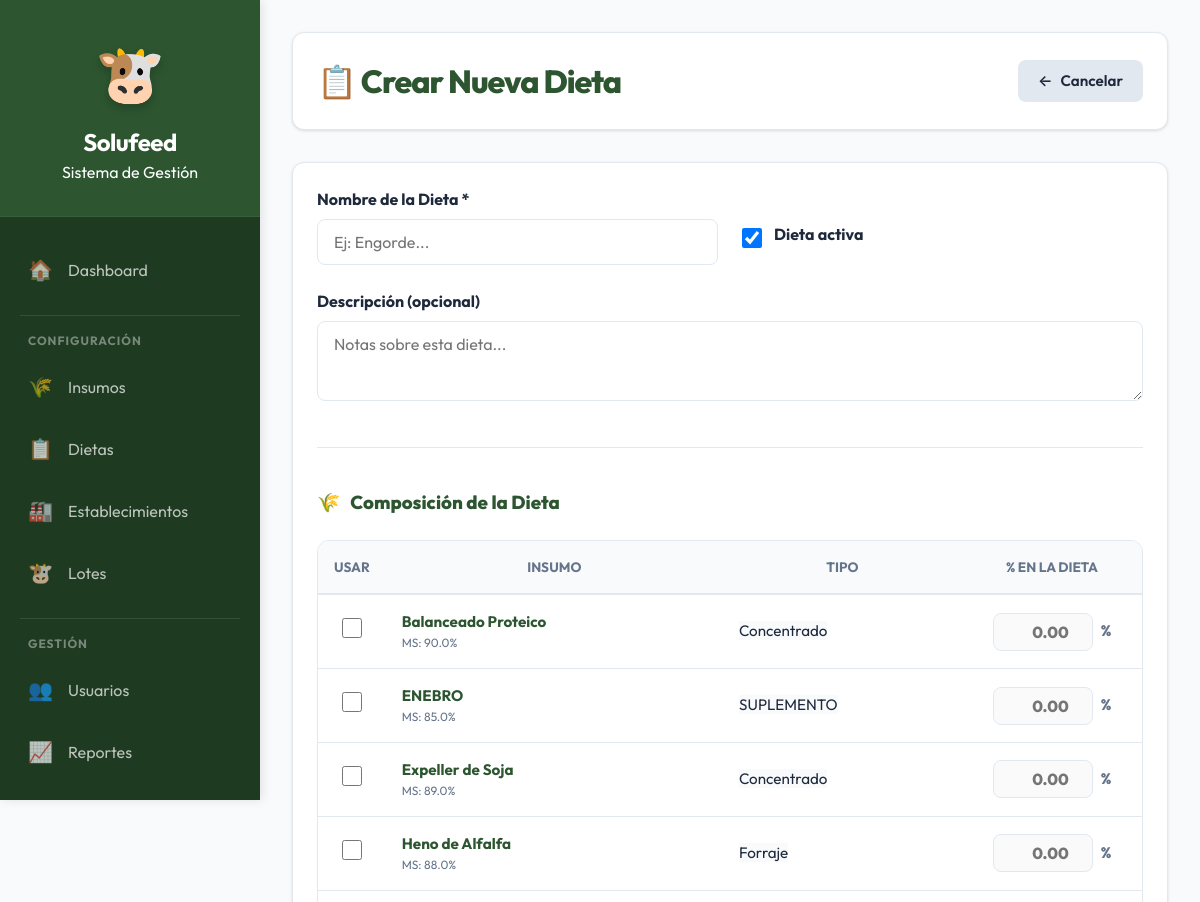
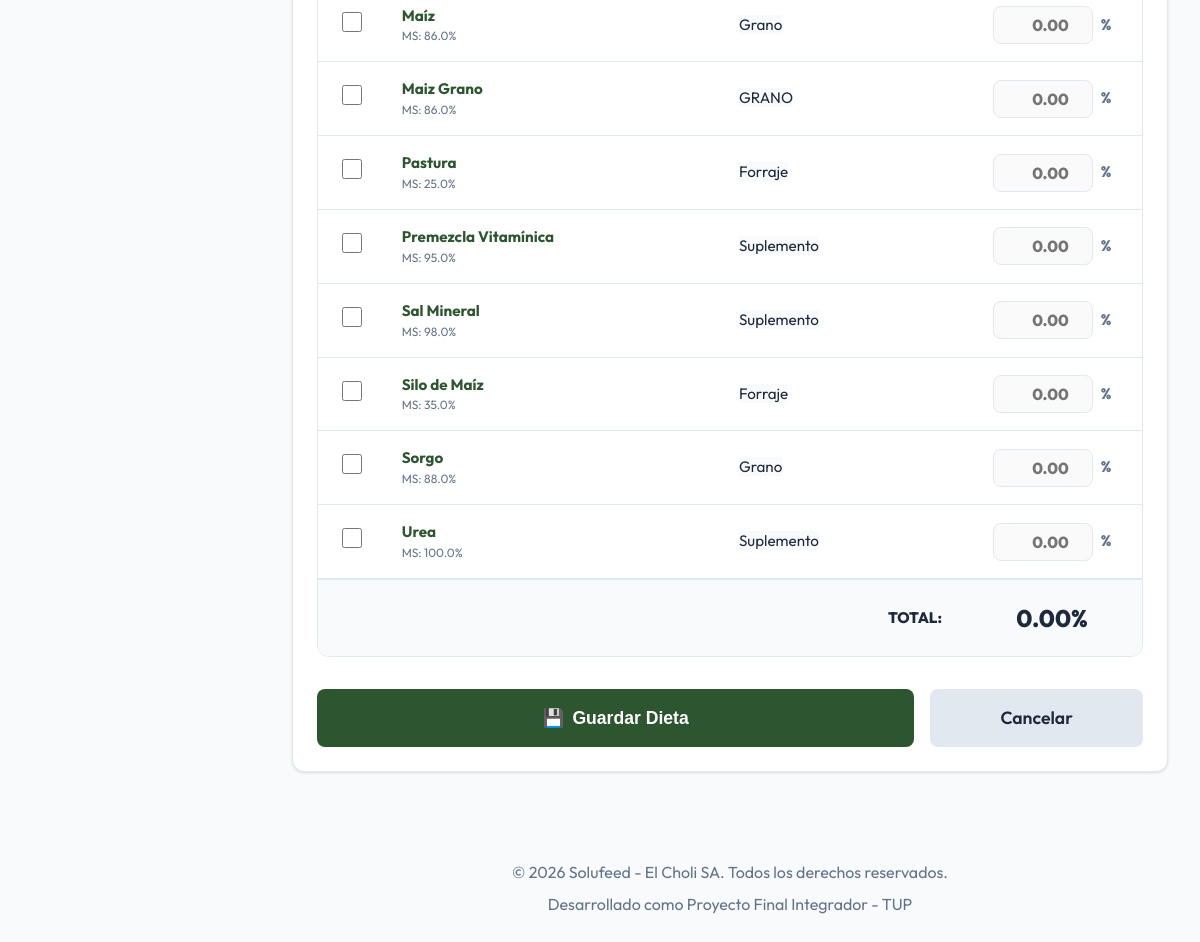
Screenshot of /solufeed/admin/dietas/crear.php (signed in) with the database file from the repository (2 pictures, top to bottom).
### tables this page shows
CREATE TABLE `insumo` (
  `id_insumo` int(11) NOT NULL,
  `nombre` varchar(100) NOT NULL,
  `tipo` varchar(50) DEFAULT NULL,
  `costo_kg` decimal(12,4) DEFAULT NULL,
  `porcentaje_ms` decimal(5,2) NOT NULL,
  `activo` tinyint(1) NOT NULL DEFAULT 1,
  `fecha_creacion` datetime NOT NULL,
  `fecha_actualizacion` datetime DEFAULT NULL
);

### solufeed/admin/dietas/crear.php (the view, shortened to what this page needs)
<?php
$db = getConnection();
try {
    $stmt = $db->query("SELECT id_insumo, nombre, tipo, porcentaje_ms FROM insumo WHERE activo = 1 ORDER BY nombre ASC");
    $insumos_disponibles = $stmt->fetchAll();
} catch (PDOException $e) {
    log_event('ERROR', 'DIETA_GET_INSUMOS_FAILED', ['error' => $e->getMessage()]);
    die('Error al obtener insumos. Contacte soporte.');
}
include '../../includes/header.php';
?>
<div class="page-header">
    <h1 style="font-weight: 800; color: var(--primary); margin: 0; letter-spacing: -1px;">📋 Crear Nueva Dieta</h1>
    <div class="header-actions">
        <a href="listar.php" class="btn btn-secondary"><span>←</span> Cancelar</a>
    </div>
</div>
<div class="card">
    <form method="POST" class="formulario" id="formDieta">
        <div style="display: grid; grid-template-columns: repeat(auto-fit, minmax(300px, 1fr)); gap: 1.5rem; margin-bottom: 1.5rem;">
            <div class="form-grupo">
                <label for="nombre" style="font-weight: 700; color: var(--text-main); display: block; margin-bottom: 0.5rem;">Nombre de la Dieta *</label>
                <input type="text" id="nombre" name="nombre" required placeholder="Ej: Engorde..." value="<?php echo isset($_POST['nombre']) ? htmlspecialchars($_POST['nombre']) : ''; ?>" style="width: 100%;">
            </div>
            <div class="form-grupo" style="display: flex; align-items: center; gap: 0.75rem; padding-top: 1.5rem;">
                <input type="checkbox" id="activo" name="activo" value="1" style="width: 20px; height: 20px;" <?php echo (!isset($_POST['activo']) || $_POST['activo']) ? 'checked' : ''; ?>>
                <label for="activo" style="font-weight: 700; color: var(--text-main);">Dieta activa</label>
            </div>
        </div>
        <div class="form-grupo">
            <label for="descripcion" style="font-weight: 700; color: var(--text-main); display: block; margin-bottom: 0.5rem;">Descripción (opcional)</label>
            <textarea id="descripcion" name="descripcion" placeholder="Notas sobre esta dieta..." style="width: 100%; min-height: 80px;"><?php echo isset($_POST['descripcion']) ? htmlspecialchars($_POST['descripcion']) : ''; ?></textarea>
        </div>
        <div style="margin: 2.5rem 0; height: 1px; background: var(--border);"></div>
        <h3 style="font-weight: 800; color: var(--primary); margin-bottom: 1.5rem; display: flex; align-items: center; gap: 10px;">
            <span>🌾</span> Composición de la Dieta
        </h3>
        <?php if (count($insumos_disponibles) > 0): ?>
            <div class="table-container">
                <table style="width: 100%;">
                    <thead>
                        <tr>
                            <th style="width: 60px; text-align: center;">Usar</th>
                            <th>Insumo</th>
                            <th class="hide-mobile">Tipo</th>
                            <th style="width: 180px; text-align: center;">% en la Dieta</th>
                        </tr>
                    </thead>
                    <tbody>
                        <?php foreach ($insumos_disponibles as $insumo):
                            $checked = isset($_POST['insumos']) && in_array($insumo['id_insumo'], $_POST['insumos']) ? 'checked' : '';
                            $valor_porcentaje = isset($_POST['porcentajes'][$insumo['id_insumo']]) ? $_POST['porcentajes'][$insumo['id_insumo']] : '';
                        ?>
                            <tr>
                                <td style="text-align: center;">
                                    <input type="checkbox" name="insumos[]" value="<?php echo $insumo['id_insumo']; ?>" class="insumo-checkbox" data-insumo-id="<?php echo $insumo['id_insumo']; ?>" style="width: 20px; height: 20px;" <?php echo $checked; ?>>
                                </td>
                                <td>
                                    <strong style="color: var(--primary);"><?php echo htmlspecialchars($insumo['nombre']); ?></strong>
                                    <div style="font-size: 0.75rem; color: var(--text-muted);">MS: <?php echo number_format($insumo['porcentaje_ms'], 1); ?>%</div>
                                </td>
                                <td class="hide-mobile">
                                    <span class="badge" style="background: var(--bg-main); color: var(--text-main);"><?php echo htmlspecialchars($insumo['tipo']); ?></span>
                                </td>
                                <td>
                                    <div style="display: flex; align-items: center; gap: 0.5rem; justify-content: center;">
                                        <input type="number" name="porcentajes[<?php echo $insumo['id_insumo']; ?>]" id="porcentaje_<?php echo $insumo['id_insumo']; ?>" step="0.01" min="0" max="100" placeholder="0.00" class="porcentaje-input" style="width: 100px; text-align: right; padding: 0.5rem; font-weight: 800;" value="<?php echo $valor_porcentaje; ?>" <?php echo $checked ? '' : 'disabled'; ?>>
                                        <span style="font-weight: 800; color: var(--text-muted);">%</span>
                                    </div>
                                </td>
                            </tr>
                        <?php endforeach; ?>
                    </tbody>
                    <tfoot>
                        <tr style="background: var(--bg-main); font-weight: 800; border-top: 2px solid var(--border);">
                            <td colspan="3" style="text-align: right; padding: 1.25rem;">TOTAL:</td>
                            <td style="padding: 1.25rem; text-align: center;">
                                <div id="totalPorcentaje" style="font-size: 1.5rem;">0.00%</div>
                            </td>
                        </tr>
                    </tfoot>
                </table>
            </div>
            <div style="display: flex; gap: 1rem; margin-top: 2rem;">
                <button type="submit" class="btn btn-primary btn-lg" style="flex: 1;"><span>💾</span> Guardar Dieta</button>
                <a href="listar.php" class="btn btn-secondary btn-lg" style="flex: 0.3;">Cancelar</a>
            </div>
        <?php endif; ?>
    </form>
</div>
<?php include '../../includes/footer.php'; ?>

### solufeed/assets/css/main.css (style rules this page uses)
:root { --primary: #2c5530; --primary-light: #3d7043; --primary-dark: #1e3a21; --secondary: #1e6091; --accent: #f4a261; --success: #28a745; --danger: #dc3545; --warning: #ffc107; --info: #17a2b8; --bg-main: #f8fafc; --surface: #ffffff; --border: #e2e8f0; --text-main: #1e293b; --text-muted: #64748b; --text-on-primary: #ffffff; --shadow-sm: 0 1px 3px rgba(0, 0, 0, 0.12); --shadow-md: 0 4px 6px -1px rgba(0, 0, 0, 0.1), 0 2px 4px -1px rgba(0, 0, 0, 0.06); --shadow-lg: 0 10px 15px -3px rgba(0, 0, 0, 0.1), 0 4px 6px -2px rgba(0, 0, 0, 0.05); --radius: 12px; --text: var(--text-main); --shadow: var(--shadow-md); --bg-glass: rgba(255, 255, 255, 0.85); --accent-color: var(--accent); }
* { margin: 0; padding: 0; box-sizing: border-box; }
body { font-family: 'Outfit', 'Inter', -apple-system, sans-serif; background-color: var(--bg-main); color: var(--text-main); line-height: 1.5; -webkit-font-smoothing: antialiased; }
.card { background: var(--surface); border-radius: var(--radius); padding: 1.5rem; box-shadow: var(--shadow-sm); border: 1px solid var(--border); margin-bottom: 1.5rem; transition: transform 0.2s ease, box-shadow 0.2s ease; }
.page-header { display: flex; justify-content: space-between; align-items: center; flex-wrap: wrap; gap: 1.5rem; margin-bottom: 2rem; background: var(--surface); padding: 1.5rem; border-radius: var(--radius); box-shadow: var(--shadow-sm); border: 1px solid var(--border); }
.header-actions { display: flex; flex-wrap: wrap; gap: 1rem; }
.btn { display: inline-flex; align-items: center; justify-content: center; padding: 0.625rem 1.25rem; font-size: 0.95rem; font-weight: 600; border-radius: 8px; cursor: pointer; transition: all 0.2s ease; text-decoration: none; border: none; gap: 0.5rem; }
.btn-primary { background: var(--primary); color: white; }
.btn-secondary { background: var(--border); color: var(--text-main); }
.btn-lg { padding: 1rem 1.5rem; font-size: 1.1rem; }
.table-container { overflow-x: auto; background: var(--surface); border-radius: var(--radius); border: 1px solid var(--border); }
table { width: 100%; border-collapse: collapse; }
th { background: var(--bg-main); padding: 1rem; text-align: center; font-size: 0.85rem; text-transform: uppercase; color: var(--text-muted); font-weight: 700; border-bottom: 2px solid var(--border); }
td { padding: 1rem; border-bottom: 1px solid var(--border); font-size: 0.95rem; }
tr:last-child td { border-bottom: none; }
label { display: block; font-weight: 600; margin-bottom: 0.5rem; color: var(--text-main); }
input[type="text"], input[type="number"], input[type="date"], input[type="time"], input[type="email"], input[type="password"], select, textarea { width: 100%; padding: 0.75rem 1rem; border: 1px solid var(--border); border-radius: 8px; font-family: inherit; font-size: 1rem; transition: border-color 0.2s ease, box-shadow 0.2s ease; }

### rows the page displays
insumo: nombre "Balanceado Proteico", porcentaje_ms "90.0", tipo "Concentrado"
insumo: nombre "ENEBRO", porcentaje_ms "85.0", tipo "SUPLEMENTO"
insumo: nombre "Expeller de Soja", porcentaje_ms "89.0", tipo "Concentrado"
insumo: nombre "Heno de Alfalfa", porcentaje_ms "88.0", tipo "Forraje"
insumo: nombre "Maíz", porcentaje_ms "86.0", tipo "Grano"
insumo: nombre "Maiz Grano", porcentaje_ms "86.0", tipo "GRANO"
insumo: nombre "Pastura", porcentaje_ms "25.0", tipo "Forraje"
insumo: nombre "Premezcla Vitamínica", porcentaje_ms "95.0", tipo "Suplemento"
insumo: nombre "Sal Mineral", porcentaje_ms "98.0", tipo "Suplemento"
insumo: nombre "Silo de Maíz", porcentaje_ms "35.0", tipo "Forraje"
insumo: nombre "Sorgo", porcentaje_ms "88.0", tipo "Grano"
insumo: nombre "Urea", porcentaje_ms "100.0", tipo "Suplemento"
